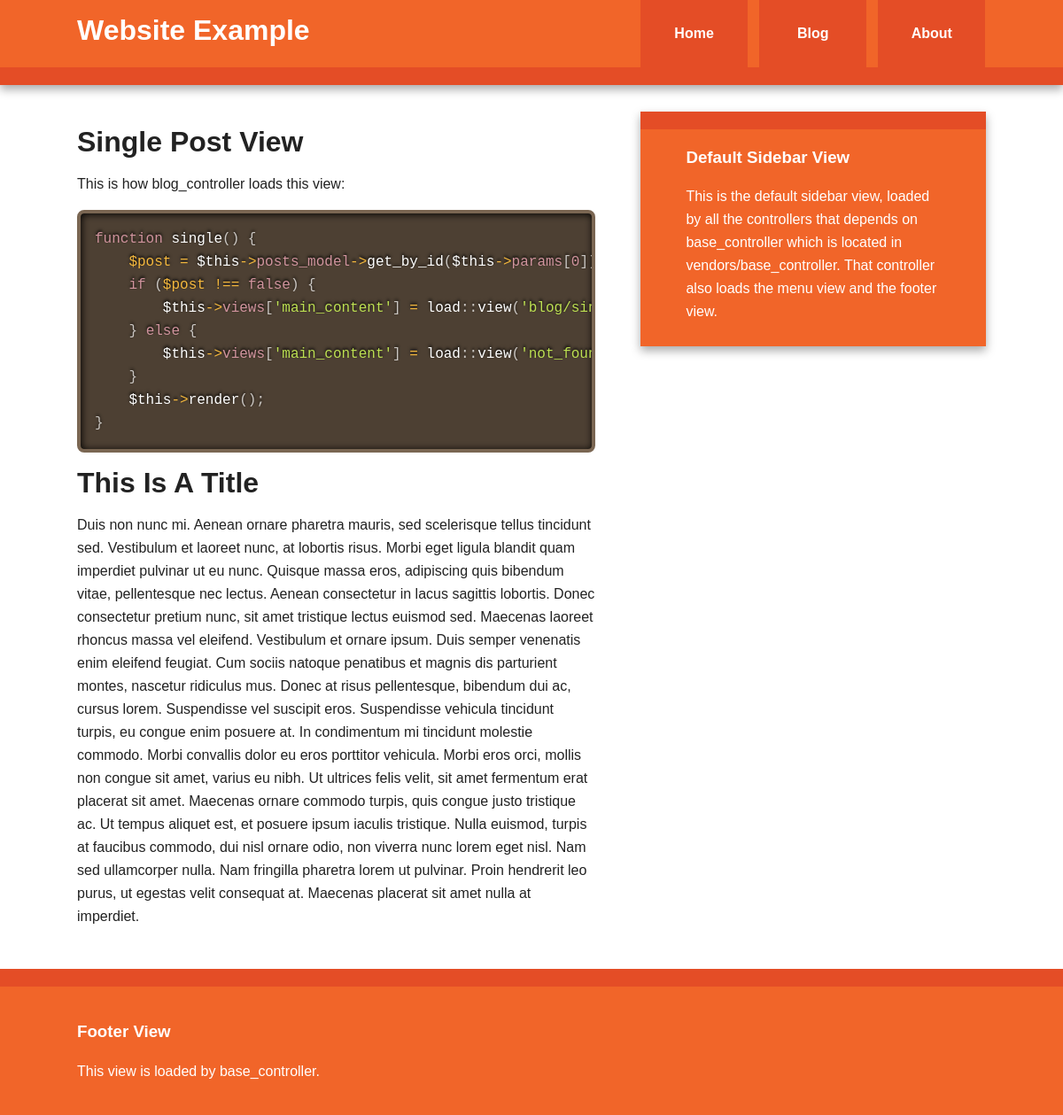
Page /blog/single/1 on the committed database.
### tables this page shows
CREATE TABLE IF NOT EXISTS `posts` (
  `id` int(11) NOT NULL AUTO_INCREMENT,
  `title` varchar(200) NOT NULL,
  `content` text NOT NULL,
  PRIMARY KEY (`id`),
  UNIQUE KEY `id` (`id`)
);

### app/controllers/blog_controller.php (called while the page is built, shortened)
<?php
class blog_controller extends base_controller {
    var $posts_model;
    function __construct() {
        $this->posts_model = load::model('posts');
    }
    function single() {
        $post = $this->posts_model->get_by_id($this->params[0]);
        if ($post !== false) {
            $this->views['main_content'] = load::view('blog/single',array('post' => $post));
        } else {
            $this->views['main_content'] = load::view('not_found');
        }
    }
}

### index.php (called while the page is built, shortened)
<?php
$url = '';
if (strpos($_SERVER['QUERY_STRING'], '&') !== false) {
    $url = substr($_SERVER['QUERY_STRING'], 0, strpos($_SERVER['QUERY_STRING'], '&'));
} else {
    $url = $_SERVER['QUERY_STRING'];
}
$url_data = explode('/', $url);
$action = '';
$params = array();
if (strlen($url_data[0])) {
    $action = count($url_data) > 1 ? $url_data[1] : 'index';
    $params = count($url_data) > 2 ? array_slice($url_data, 2, count($url_data) - 1) : array();
}
$controller = new $controller_name;
$controller->output($action, $params);

### vendors/database.php (called while the page is built, shortened)
<?php
class database{
    public $show_errors = true;
    public $table_name;
    private $default_conn_string = array('type' => DB_TYPE, 'host' => DB_HOST, 'db_name' => DB_NAME, 'db_user' => DB_USER, 'db_pass' => DB_PASS);
    private $db_conn = null;
    function __construct($params = null) {
        if ($params === null) {
            $params = $this->default_conn_string;
        }
        return $this->set_conn($params);
    }
    public function set_conn($params = null) {
        try {
            $this->db_conn = new PDO($params['type'] . ':host=' . $params['host'] . ';dbname=' . $params['db_name'], $params['db_user'], $params['db_pass']);
            if ($this->show_errors) {
                $this->db_conn->setAttribute(PDO::ATTR_ERRMODE, PDO::ERRMODE_WARNING);
            }
        } catch (PDOException $e) {
            return false;
        }
        $this->db_conn->query("SET NAMES 'utf8'");
        return true;
    }
    public function execute_stmt( $query, $params = array()) {
        $stmt = $this->db_conn->prepare($query);
        $stmt->execute($params);
        $error = $stmt->errorInfo();
        return $stmt;
    }
     private function get_stmt_by($field_name, $field_value, $columns_select = array('*')) {
        $columns_names = implode(',', $columns_select);
        $query = 'SELECT ' . $columns_names . ' FROM ' . $this->table_name . ' WHERE ' . $field_name . ' = ? ';
        return $this->execute_stmt($query, array($field_value));
    }
    public function get_rows_by($field_name, $field_value, $columns_select = array('*')) {
        $stmt = $this->get_stmt_by($field_name, $field_value, $columns_select);
        return $stmt->fetchAll(PDO::FETCH_OBJ);
    }
}

### app/models/posts_model.php (called while the page is built, shortened)
<?php
class posts_model extends base_model {
    function __construct() {
        parent::__construct();
    }
    function get_by_id($id) {
        $post = $this->db->get_rows_by('id', $id);
        if (count($post)) {
            return $post[0];
        }
        return false;
    }
}

### app/models/base_model.php (called while the page is built, shortened)
<?php
class base_model
{
    function __construct() {
        $this->db = new database();
    }
}

### app/views/blog/single.php (the view, shortened to what this page needs)
<?php
    $post = $variables['post'];
?>
<article>
        <header>
        <h1>Single Post View</h1>
        <p>This is how blog_controller loads this view: </p>
        <pre class="language-php"><code>function single() {
}</code></pre>
    </header>
    <header>
        <h1><?php echo $post->title;?></h1>
        <p><?php echo $post->content;?></p>
    </header>
</article>

### app/views/templates/initializr/css/main.css (style rules this page uses)
html, button, input, select, textarea { color: #222; }
html { font-size: 1em; line-height: 1.4; }
body { font: 16px/26px Helvetica, Helvetica Neue, Arial; }
.main article h1 { font-size: 2em; }
@media only screen and (min-width: 768px) { .main article { float: left; width: 57%; } }

### rows in the picture
posts: title "This Is A Title", content "Duis non nunc mi. Aenean ornare pharetra mauris, sed scelerisque tellus tincidunt sed. Vestibulum et laoreet nunc, at lobortis risus. Morbi eget ligula blandit quam imperdiet pulvinar ut eu nunc. Quisque massa eros, adipiscing quis bibendum vitae, pellentesque nec lectus. Aenean consectetur in lacus sagittis lobortis. Donec consectetur pretium nunc, sit amet tristique lectus euismod sed. Maecenas laoreet rhoncus massa vel eleifend. Vestibulum et ornare ipsum. Duis semper venenatis enim eleifend feugiat. Cum sociis natoque penatibus et magnis dis parturient montes, nascetur ridiculus mus. Donec at risus pellentesque, bibendum dui ac, cursus lorem. Suspendisse vel suscipit eros. Suspendisse…"
